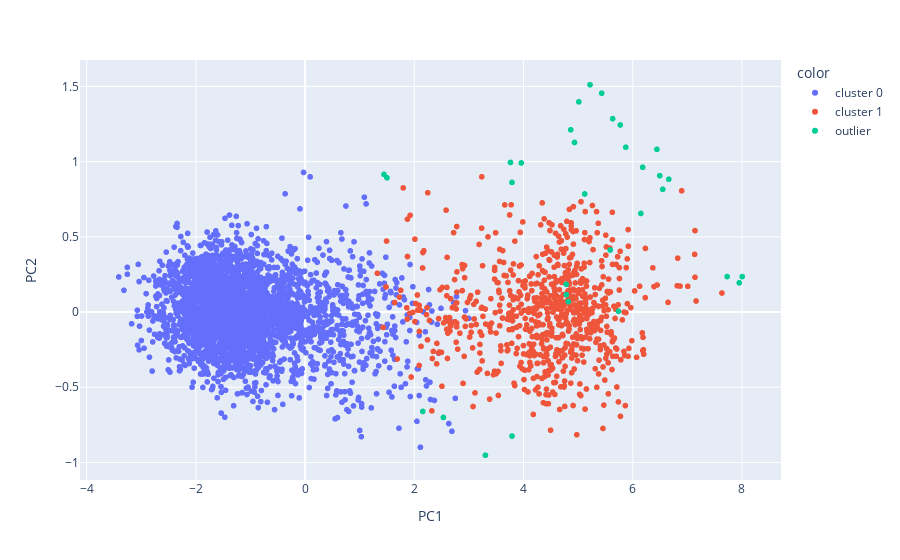

This figure's notebook cell:
### Markdown cell above
### Since we have a 2D dataframe, we plot the distribuition using the 'cluster' column

### Code cell
px.scatter(data_frame=reduced_df, x = 'PC1', y = 'PC2', color = labels2)

### Figure 1 — Plotly figure (JSON) as saved in the notebook; plotly's stock layout.template omitted (floating-point values rounded to 4 significant figures; data arrays with more than 128 entries replaced by an {"elided": "..."} marker saying what was removed)
{"data": [{"hovertemplate": "color=cluster 0<br>PC1=%{x}<br>PC2=%{y}<extra></extra>", "legendgroup": "cluster 0", "marker": {"color": "#636efa", "symbol": "circle"}, "mode": "markers", "name": "cluster 0", "showlegend": true, "type": "scattergl", "x": {"elided": "3200 float values"}, "xaxis": "x", "y": {"elided": "3200 float values"}, "yaxis": "y"}, {"hovertemplate": "color=cluster 1<br>PC1=%{x}<br>PC2=%{y}<extra></extra>", "legendgroup": "cluster 1", "marker": {"color": "#EF553B", "symbol": "circle"}, "mode": "markers", "name": "cluster 1", "showlegend": true, "type": "scattergl", "x": {"elided": "754 float values"}, "xaxis": "x", "y": {"elided": "754 float values"}, "yaxis": "y"}, {"hovertemplate": "color=outlier<br>PC1=%{x}<br>PC2=%{y}<extra></extra>", "legendgroup": "outlier", "marker": {"color": "#00cc96", "symbol": "circle"}, "mode": "markers", "name": "outlier", "showlegend": true, "type": "scattergl", "x": [1.499, 1.445, 2.154, 5.739, 2.533, 3.789, 3.958, 3.302, 3.789, 3.761, 4.864, 5.771, 6.442, 4.781, 4.784, 4.821, 5.587, 6.148, 6.549, 6.659, 6.493, 6.182, 5.872, 5.632, 5.431, 5.218, 5.013, 4.933, 5.12, 7.728, 8.004, 7.95], "xaxis": "x", "y": [0.8927, 0.915, -0.6608, 0.00515, -0.7008, 0.8617, 0.9912, -0.9521, -0.8244, 0.9945, 1.212, 1.244, 1.082, 0.1846, 0.1152, 0.06932, 0.4126, 0.6556, 0.816, 0.883, 0.9066, 0.9624, 1.096, 1.286, 1.455, 1.511, 1.397, 1.128, 0.785, 0.236, 0.236, 0.1944], "yaxis": "y"}], "layout": {"legend": {"title": {"text": "color"}, "tracegroupgap": 0}, "margin": {"t": 60}, "xaxis": {"anchor": "y", "domain": [0, 1], "title": {"text": "PC1"}}, "yaxis": {"anchor": "x", "domain": [0, 1], "title": {"text": "PC2"}}}}
